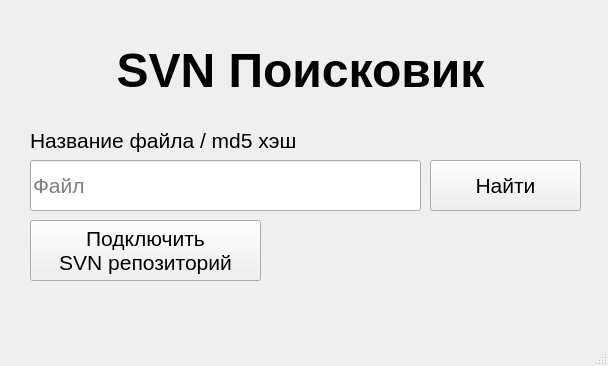
<?xml version="1.0" encoding="UTF-8"?>
<ui version="4.0">
 <class>MainWindow</class>
 <widget class="QMainWindow" name="MainWindow">
  <property name="geometry">
   <rect>
    <x>0</x>
    <y>0</y>
    <width>608</width>
    <height>366</height>
   </rect>
  </property>
  <property name="windowTitle">
   <string>SVN Поисковик</string>
  </property>
  <widget class="QWidget" name="centralwidget">
   <widget class="QLabel" name="MainLabel">
    <property name="geometry">
     <rect>
      <x>30</x>
      <y>40</y>
      <width>541</width>
      <height>61</height>
     </rect>
    </property>
    <property name="font">
     <font>
      <pointsize>36</pointsize>
      <italic>false</italic>
      <bold>true</bold>
      <underline>false</underline>
      <strikeout>false</strikeout>
     </font>
    </property>
    <property name="text">
     <string>SVN Поисковик</string>
    </property>
    <property name="alignment">
     <set>Qt::AlignCenter</set>
    </property>
   </widget>
   <widget class="QLabel" name="label_2">
    <property name="geometry">
     <rect>
      <x>30</x>
      <y>120</y>
      <width>541</width>
      <height>41</height>
     </rect>
    </property>
    <property name="font">
     <font>
      <pointsize>16</pointsize>
     </font>
    </property>
    <property name="text">
     <string>Название файла / md5 хэш</string>
    </property>
   </widget>
   <widget class="QPushButton" name="searchButton">
    <property name="geometry">
     <rect>
      <x>430</x>
      <y>160</y>
      <width>151</width>
      <height>51</height>
     </rect>
    </property>
    <property name="font">
     <font>
      <pointsize>16</pointsize>
     </font>
    </property>
    <property name="text">
     <string>Найти</string>
    </property>
   </widget>
   <widget class="QPushButton" name="ConnectSVNButton">
    <property name="geometry">
     <rect>
      <x>30</x>
      <y>220</y>
      <width>231</width>
      <height>61</height>
     </rect>
    </property>
    <property name="font">
     <font>
      <pointsize>16</pointsize>
      <kerning>true</kerning>
     </font>
    </property>
    <property name="text">
     <string>Подключить
SVN репозиторий</string>
    </property>
   </widget>
   <widget class="QLineEdit" name="FileNameInput">
    <property name="geometry">
     <rect>
      <x>30</x>
      <y>160</y>
      <width>391</width>
      <height>51</height>
     </rect>
    </property>
    <property name="font">
     <font>
      <pointsize>16</pointsize>
     </font>
    </property>
    <property name="placeholderText">
     <string>Файл</string>
    </property>
   </widget>
  </widget>
  <widget class="QMenuBar" name="menubar">
   <property name="geometry">
    <rect>
     <x>0</x>
     <y>0</y>
     <width>608</width>
     <height>22</height>
    </rect>
   </property>
  </widget>
  <widget class="QStatusBar" name="statusbar"/>
 </widget>
 <resources/>
 <connections/>
</ui>
